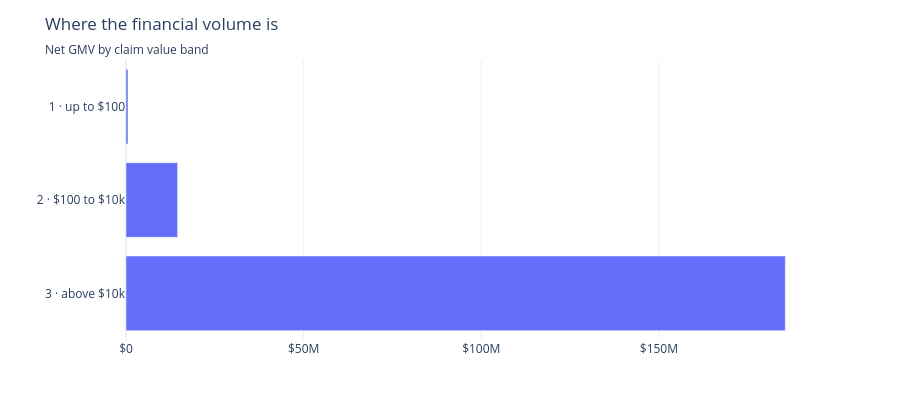

Notebook code for this chart:
### Code cell
# Two measures on incomparable scales (GMV in millions, take rate in thousandths
# of a percent) => two charts. Never a secondary axis.
# `category descending` puts band 1 at the top, so both charts read top-down in
# the same order as the table above.
fig = px.bar(bands.assign(gmv_usd=lambda d: d.gmv / 100),
             x="gmv_usd", y="band", orientation="h",
             labels={"gmv_usd": "", "band": ""})
fig.update_yaxes(categoryorder="category descending")
fig.update_xaxes(tickprefix="$", tickformat="~s")
fig.update_layout(title=dict(text="Where the financial volume is",
                             subtitle=dict(text="Net GMV by claim value band")))
fig

### Figure 1 — Plotly figure (JSON) as saved in the notebook; plotly's stock layout.template omitted (floating-point values rounded to 4 significant figures)
{"data": [{"hovertemplate": "=%{y}<extra></extra>", "legendgroup": "", "marker": {"color": "#636efa", "pattern": {"shape": ""}}, "name": "", "orientation": "h", "showlegend": false, "textposition": "auto", "type": "bar", "x": [561500.0, 14530000.0, 185600000.0], "xaxis": "x", "y": ["1 · up to $100", "2 · $100 to $10k", "3 · above $10k"], "yaxis": "y"}], "layout": {"barmode": "relative", "height": 420, "legend": {"tracegroupgap": 0}, "margin": {"t": 60}, "title": {"subtitle": {"text": "Net GMV by claim value band"}, "text": "Where the financial volume is"}, "xaxis": {"anchor": "y", "domain": [0.0, 1.0], "tickformat": "~s", "tickprefix": "$", "title": {"text": ""}}, "yaxis": {"anchor": "x", "categoryorder": "category descending", "domain": [0.0, 1.0], "title": {"text": ""}}}}
